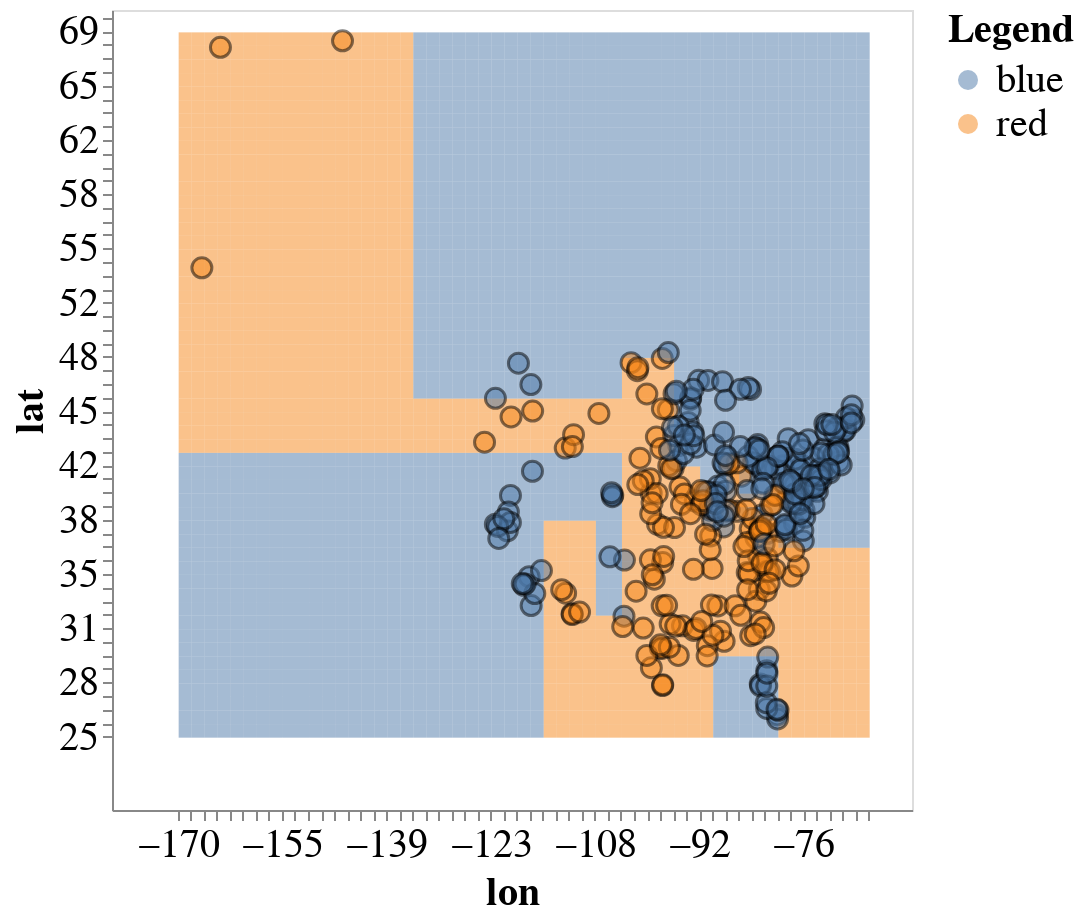

The notebook cell this image was saved under:
### Markdown cell above
### What did the classification tree do?
- Found a good way to split and repeat

### Code cell
plot_tree(X_train, y_train, model)

### Figure 1 — Vega-Lite specification as saved in the notebook (floating-point values rounded to 4 significant figures; data arrays with more than 128 entries replaced by an {"elided": "..."} marker saying what was removed)
{"config": {"view": {"continuousWidth": 400, "continuousHeight": 300}, "axis": {"labelFontSize": 20, "titleFontSize": 20}, "legend": {"labelFontSize": 20, "titleFontSize": 20}}, "layer": [{"data": {"name": "data-8678b2f9f86093066c2abedb91811f62"}, "mark": {"type": "rect", "opacity": 0.5}, "encoding": {"color": {"field": "predictions", "title": "Legend", "type": "nominal"}, "x": {"bin": {"step": 1.956}, "field": "x1", "type": "quantitative"}, "y": {"bin": {"step": 0.8477}, "field": "x2", "type": "quantitative"}}, "height": 400, "width": 400}, {"data": {"name": "data-281764b17a7264b0a4e4cb5efda54039"}, "mark": {"type": "circle", "opacity": 0.5, "size": 100, "stroke": "black", "strokeWidth": 1.5}, "encoding": {"color": {"field": "vote", "type": "nominal"}, "x": {"axis": {"labels": true, "ticks": true, "title": "lon"}, "field": "lon", "type": "quantitative"}, "y": {"axis": {"labels": true, "ticks": true, "title": "lat"}, "field": "lat", "type": "quantitative"}}}], "$schema": "https://vega.github.io/schema/vega-lite/v4.17.0.json", "datasets": {"data-8678b2f9f86093066c2abedb91811f62": {"elided": "2756 records"}, "data-281764b17a7264b0a4e4cb5efda54039": {"elided": "320 records"}}}
